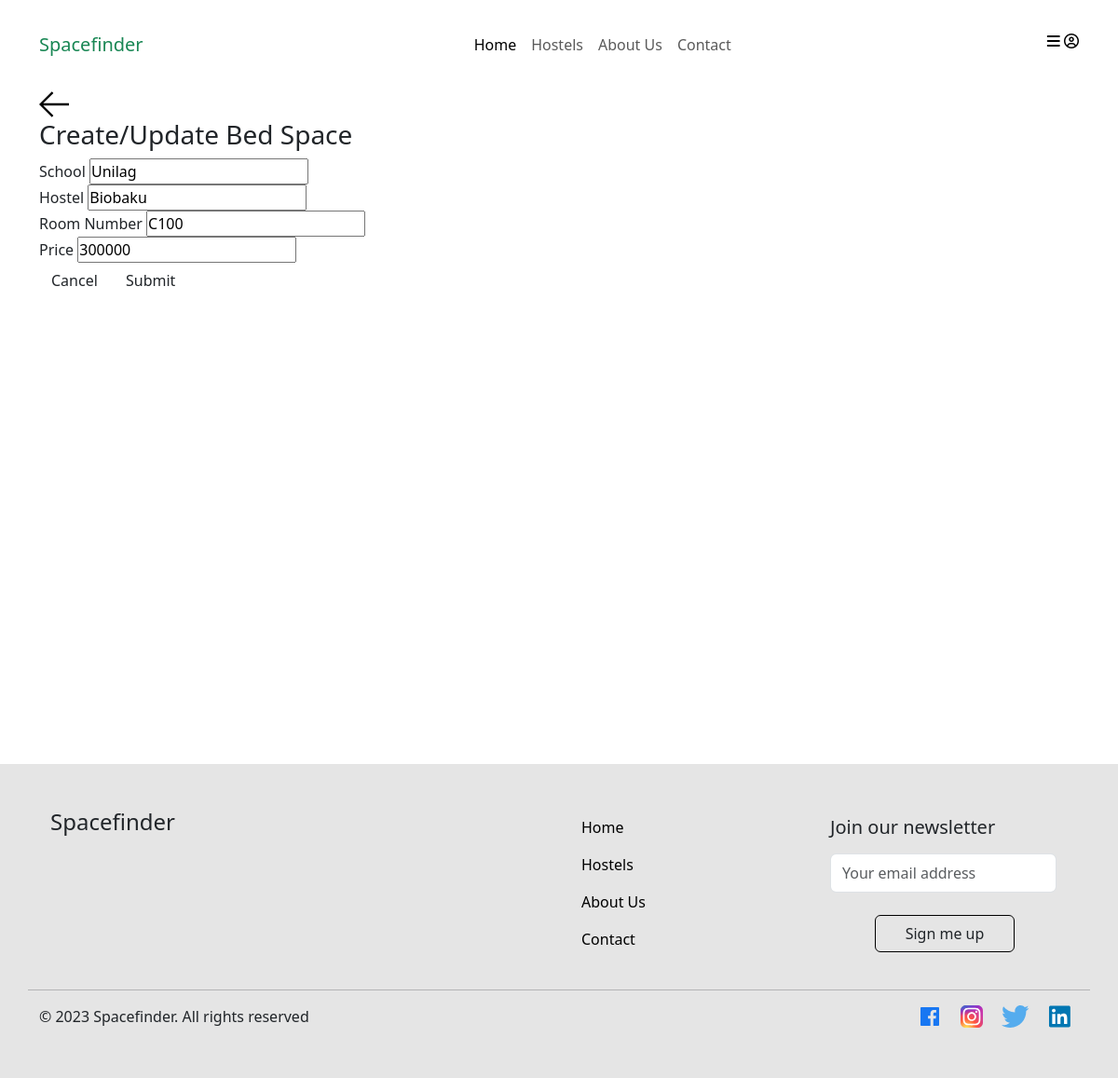
The page /update-space/3/ (signed in) on the database its author committed.
### base/models.py (models this page shows, shortened)
class Space(models.Model):
    LOCATION_CHOICES = [
        ('on-campus', 'On-Campus'),
        ('off-campus', 'Off-Campus'),
    ]
    GENDER_CHOICES = [
        ('male', 'Male'),
        ('female', 'Female'),
    ]
    host = models.ForeignKey(User, on_delete=models.SET_NULL, null=True)
    school = models.ForeignKey (School, on_delete=models.SET_NULL, null=True)
    hostel = models.CharField(max_length=200)
    room_number = models.CharField(max_length=5)
    price = models.PositiveIntegerField(null=True)
    gender = models.CharField(max_length=10, choices=GENDER_CHOICES, null=True)
    location = models.CharField(max_length=20, choices=LOCATION_CHOICES, null=True)
    updated = models.DateTimeField(auto_now=True)
    created = models.DateTimeField(auto_now_add=True)
    class Meta():
        ordering = ['-updated', '-created']

class School(models.Model):
    name = models.CharField(max_length=200)

### base/views.py (the view, shortened to what this page needs)
# urls.py: path('update-space/<str:pk>/', views.updateSpace, name="update-space"),
@login_required(login_url='login')
def updateSpace(request, pk):
    space = get_object_or_404(Space, id=pk)
    if request.user != space.host:
        return HttpResponse("You're not allowed to do this!!!")
    form = SpaceForm(instance=space)
    schools = School.objects.all()
    context = {'form': form, 'space': space, 'schools': schools}
    return render(request, 'base/space-form.html', context)

### base/forms.py
class SpaceForm(ModelForm):
    class Meta:
        model = Space
        fields = '__all__'
        exclude = ['host']

### base/templates/base/space-form.html (shortened to what this page needs)
{% extends 'main.html' %}
{% block content %}
<main class="create-room layout">
  <div class="container">
    <div class="layout__box">
      <div class="layout__boxHeader">
        <div class="layout__boxTitle">
          <a href="{% url 'home' %}">
            <svg version="1.1" xmlns="http://www.w3.org/2000/svg" width="32" height="32" viewBox="0 0 32 32">
              <title>arrow-left</title>
              <path
                d="M13.723 2.286l-13.723 13.714 13.719 13.714 1.616-1.611-10.96-10.96h27.625v-2.286h-27.625l10.965-10.965-1.616-1.607z">
              </path>
            </svg>
          </a>
          <h3>Create/Update Bed Space</h3>
        </div>
      </div>
      <div class="layout__body">
        <form class="form" action="" method="POST">
          <div class="form__group">
            <label for="room_topic">School</label>
            <input required type="text" value="{{space.school.name}}" name="topic" list="topic-list" />
          </div>
          <div class="form__group">
            <label for="room_description">Hostel</label>
            {{form.hostel}}
          </div>
          <div class="form__group">
            <label for="room_name">Room Number</label>
            {{form.room_number}}
          </div>
          <div class="form__group">
            <label for="room_name">Price</label>
            {{form.price}}
          </div>
          <div class="form__action">
            <a class="btn btn--dark" href="{% url 'home' %}">Cancel</a>
            <button class="btn btn--main" type="submit">Submit</button>
          </div>
        </form>
      </div>
    </div>
  </div>
</main>
{% endblock content %}

### static/styles/main.css (style rules this page uses)
* { padding: 0px; margin: 0; }
body { font-family: 'Manrope'; }
a { text-decoration: none; }

### rows shown on the page
Space: topic "Unilag", hostel "Biobaku", room_number "C100", price "300000"
